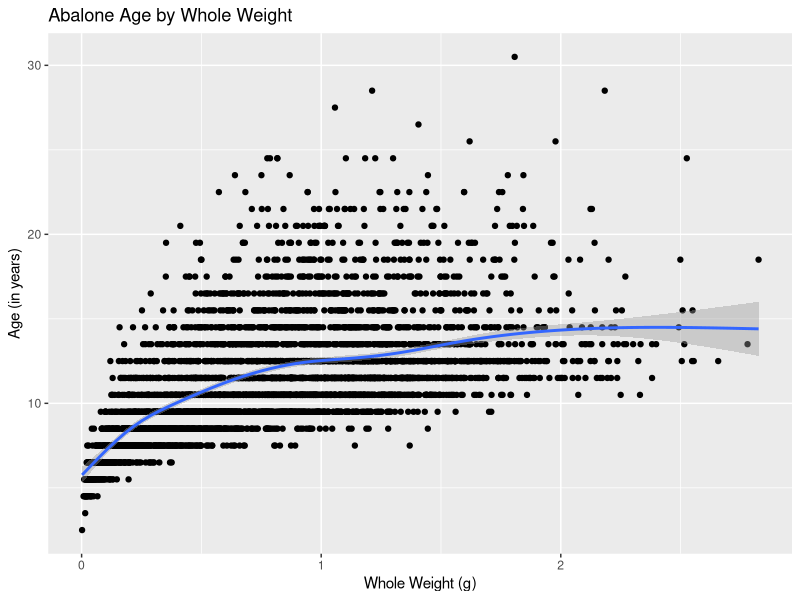
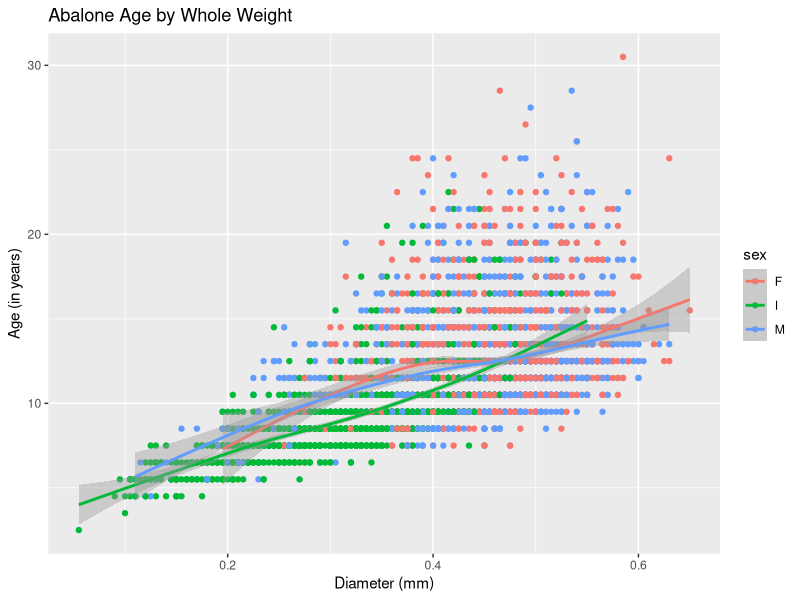
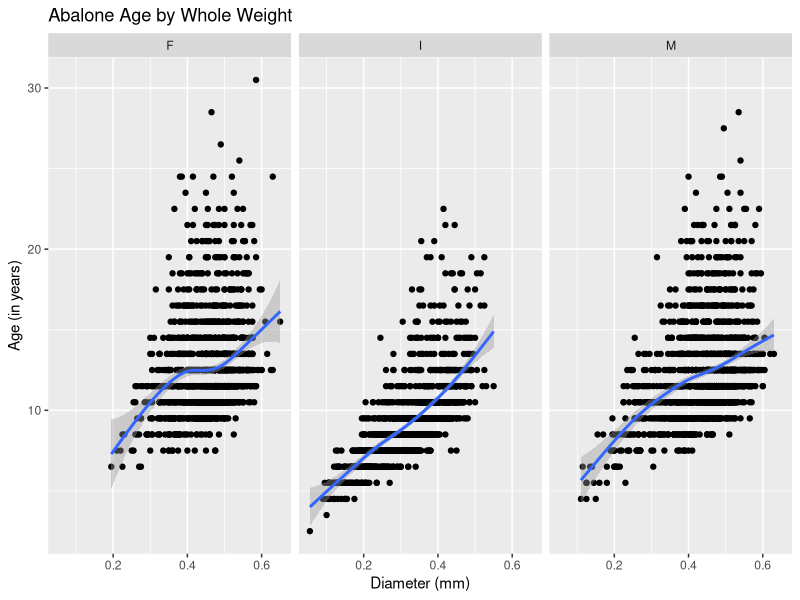

The R script that drew these images, in order:
## ---- chunk 1
knitr::opts_chunk$set(echo = FALSE)
knitr::opts_chunk$set(error = TRUE)
knitr::opts_chunk$set(message = FALSE)
knitr::opts_chunk$set(warning = FALSE)

# read in abalone dataset
# file import dataset using readr
library(readr)
abalone <- 
  read_csv("abalone.csv")
## ---- chunk 2
library(arsenal)

tab1 <- 
  tableby(~ length + diameter + height, 
          data=abalone)

summary(tab1)
## ---- chunk 3
#library(arsenal)

# put in code here to get a table of summary stats
# for wholeWeight, shuckedWeight, visceraWeight 
# and shellWeight

tab1 <- 
  tableby(~ wholeWeight + shuckedWeight + 
            visceraWeight + shellWeight, 
          data=abalone)

summary(tab1)
## ---- chunk 4
library(arsenal)

tab1 <- 
  tableby(sex ~ length + diameter + height, 
          data=abalone)

summary(tab1)
## ---- chunk 5
#library(arsenal)

# put in code here to get a table of summary stats
# for wholeWeight, shuckedWeight, visceraWeight 
# and shellWeight

tab1 <- 
  tableby(sex ~ wholeWeight + shuckedWeight + 
            visceraWeight + shellWeight, 
          data=abalone)

summary(tab1)
## ---- chunk 6
library(dplyr)
abalone <- abalone %>%
  mutate(age = rings + 1.5)

library(ggplot2)

ggplot(abalone,
       aes(x=wholeWeight, 
           y=age)) +
  geom_point() +
  # add loess smoothed line
  geom_smooth() + 
  xlab("Whole Weight (g)") + 
  ylab("Age (in years)") + 
  ggtitle("Abalone Age by Whole Weight")
## ---- chunk 7
# put your code here
# option 1 color points by sex
ggplot(abalone,
       aes(x = diameter, 
           y = age,
           color = sex)) +
  geom_point() +
  # add loess smoothed line
  geom_smooth() + 
  xlab("Diameter (mm)") + 
  ylab("Age (in years)") + 
  ggtitle("Abalone Age by Whole Weight")
## ---- chunk 8
# option 2 facet_wrap() by sex
ggplot(abalone,
       aes(x = diameter, 
           y = age)) +
  geom_point() +
  # add loess smoothed line
  geom_smooth() + 
  xlab("Diameter (mm)") + 
  ylab("Age (in years)") + 
  ggtitle("Abalone Age by Whole Weight") +
  facet_wrap(vars(sex))
